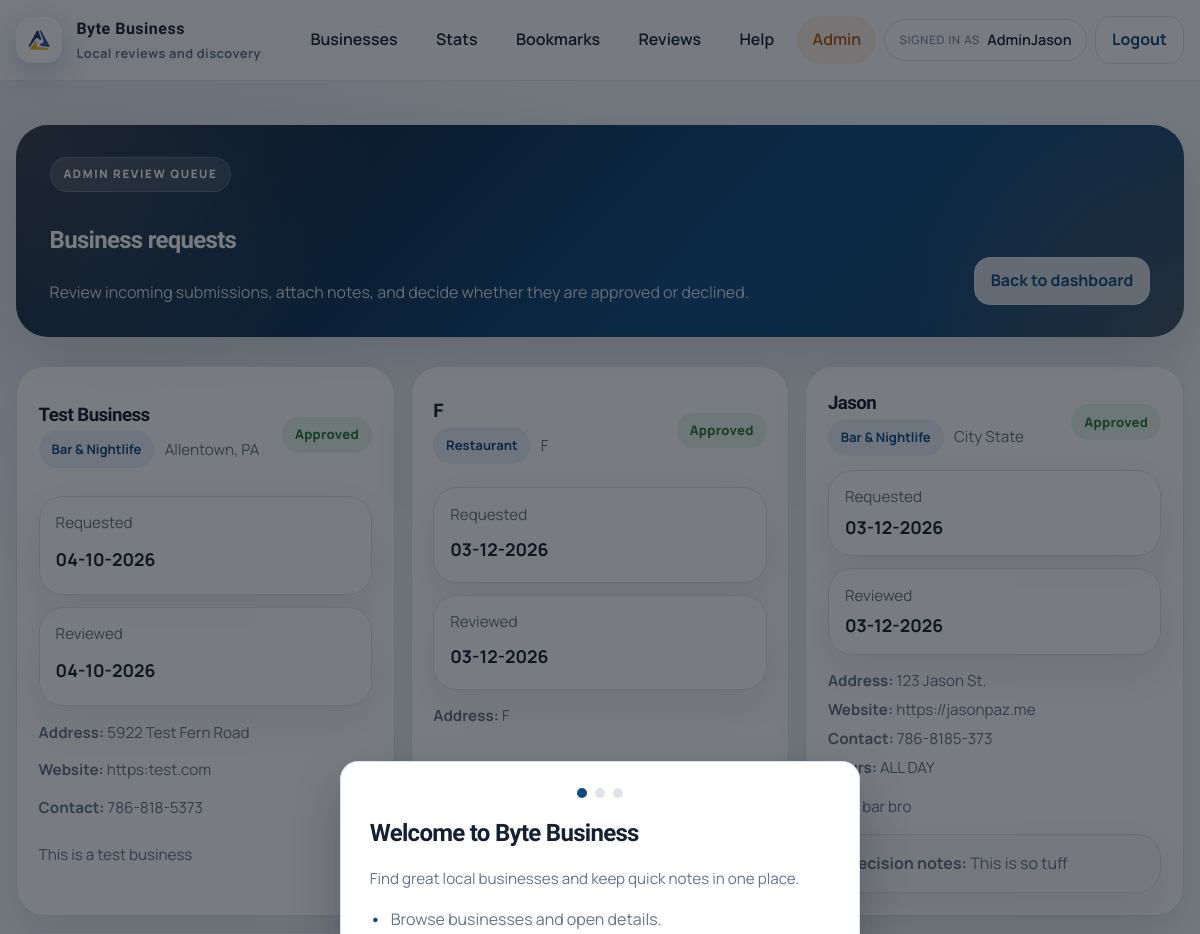
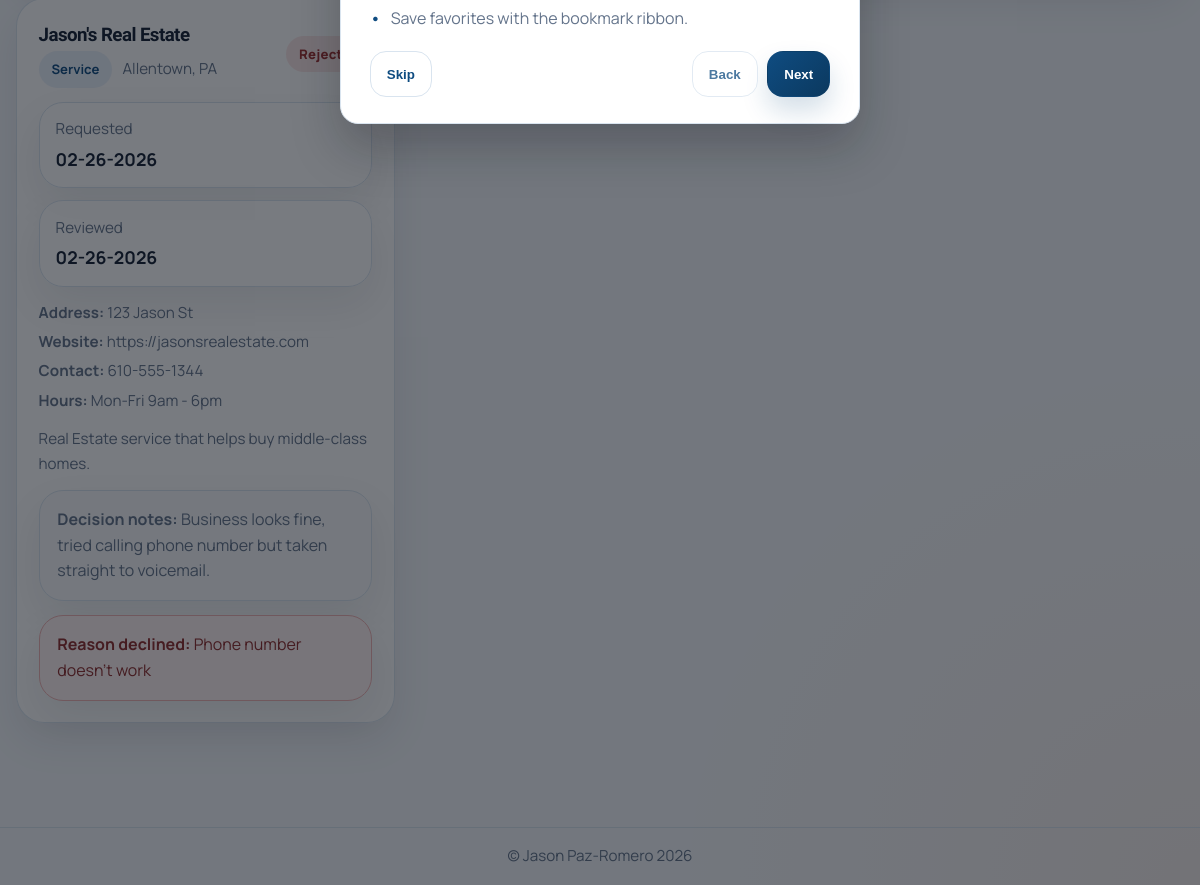
Page /business-requests/admin (signed in) on the committed database (2 pictures, top to bottom).
### app/models.py (models this page shows)
class User(db.Model, UserMixin):
    id = db.Column(db.Integer, primary_key=True)
    username = db.Column(db.String(150), unique=True, nullable=False)
    email = db.Column(db.String(150), unique=True, nullable=False)
    password = db.Column(db.String(256), nullable=False)
    created_at = db.Column(db.DateTime, default=datetime.utcnow)
    is_verified = db.Column(db.Boolean, default=False)
    verified_at = db.Column(db.DateTime, default=None)
    last_verification_email_sent_at = db.Column(db.DateTime, default=None)
    is_admin = db.Column(db.Boolean, default=False)
    is_active = db.Column(db.Boolean, default=True)
    bookmarks = db.relationship("BookMark", back_populates="user", cascade="all, delete-orphan")
    reviews = db.relationship("Review", back_populates="user", cascade="all, delete-orphan")
    redeemed_deals = db.relationship("RedeemDeal", back_populates="user", cascade="all, delete-orphan")
    business_requests = db.relationship("BusinessRequest", back_populates="user", cascade="all, delete-orphan")
    review_likes = db.relationship("ReviewLike", back_populates="user", cascade="all, delete-orphan")

class BusinessRequest(db.Model):
    id = db.Column(db.Integer, primary_key=True)
    user_id = db.Column(db.Integer, db.ForeignKey('user.id'), nullable=False)
    business_name = db.Column(db.String(200), nullable=False)
    location = db.Column(db.String(200), nullable=False)
    address = db.Column(db.String(300), nullable=False)
    category = db.Column(db.String(100), nullable=False)
    logo_url = db.Column(db.String(300), nullable=True)
    description = db.Column(db.Text, nullable=True)
    created_at = db.Column(db.DateTime, default=datetime.utcnow)
    website = db.Column(db.String(300), nullable=True)
    contact = db.Column(db.String(50), nullable=True)
    hours = db.Column(db.String(200), nullable=True)
    is_active = db.Column(db.Boolean, default=True)
    decision_notes = db.Column(db.Text, nullable=True)
    reviewed_at = db.Column(db.DateTime, default=None)
    reason_declined = db.Column(db.Text, nullable=True)
    user = db.relationship("User", back_populates="business_requests")

### app/admin_routes.py (the view)
@admin_bp.route("/business-requests/admin", methods=["GET"])
@login_required
def business_requests_admin():
    if not current_user.is_admin:
        flash("You do not have permission to view that page.", "error")
        return redirect(url_for("main.list_businesses"))
    requests = BusinessRequest.query.order_by(BusinessRequest.created_at.desc()).all()
    return render_template("business_requests.html", requests=requests)

### app/auth_routes.py (called while the page is built)
@login_manager.user_loader
def load_user(user_id):
    return User.query.get(int(user_id))

### app/templates/business_requests.html (shortened to what this page needs)
{% extends "base.html" %}
{% block content %}
<div class="page-shell admin-page">
  <div class="container">
    <section class="hero-panel hero-panel-compact fade-up">
      <div class="hero-panel-copy">
        <span class="section-kicker">Admin review queue</span>
        <h1>Business requests</h1>
        <p>Review incoming submissions, attach notes, and decide whether they are approved or declined.</p>
      </div>
      <div class="page-actions">
        <a class="button subtle" href="{{ url_for('admin.admin_dashboard') }}">Back to dashboard</a>
      </div>
    </section>
    <section class="section fade-up">
      {% if requests and requests|length > 0 %}
      <div class="surface-grid surface-grid--2">
        {% for req in requests %}
        {% set requested_on = req.created_at.strftime('%m-%d-%Y') if req.created_at else '—' %}
        {% set reviewed_on = req.reviewed_at.strftime('%m-%d-%Y') if req.reviewed_at else 'Not reviewed yet' %}
        {% set is_reviewed = (not req.is_active) and req.reviewed_at %}
        {% set is_rejected = is_reviewed and req.reason_declined %}
        {% set status_label = 'Pending' if req.is_active else ('Rejected' if is_rejected else 'Approved') %}
        {% set status_class = 'pending' if req.is_active else ('rejected' if is_rejected else 'approved') %}
        <article class="surface-card request-card-modern admin-request-card">
          <div class="toolbar-split">
            <div>
              <h3>{{ req.business_name }}</h3>
              <div class="business-meta">
                <span class="metric-chip">{{ req.category }}</span>
                <span class="muted">{{ req.location }}</span>
              </div>
            </div>
            <span class="status-pill {{ status_class }}">{{ status_label }}</span>
          </div>
          <div class="info-grid">
            <div class="stat">
              <span class="muted">Requested</span>
              <strong>{{ requested_on }}</strong>
            </div>
            <div class="stat">
              <span class="muted">Reviewed</span>
              <strong>{{ reviewed_on }}</strong>
            </div>
          </div>
          <div class="request-meta-list">
            <p class="muted"><strong>Address:</strong> {{ req.address }}</p>
            {% if req.website %}<p class="muted"><strong>Website:</strong> {{ req.website }}</p>{% endif %}
            {% if req.contact %}<p class="muted"><strong>Contact:</strong> {{ req.contact }}</p>{% endif %}
            {% if req.hours %}<p class="muted"><strong>Hours:</strong> {{ req.hours }}</p>{% endif %}
          </div>
          {% if req.description %}
          <p class="muted">{{ req.description }}</p>
          {% endif %}
          {% if req.decision_notes %}
          <div class="note"><strong>Decision notes:</strong> {{ req.decision_notes }}</div>
          {% endif %}
          {% if req.reason_declined %}
          <div class="note note-danger"><strong>Reason declined:</strong> {{ req.reason_declined }}</div>
          {% endif %}
        </article>
        {% endfor %}
      </div>
      {% else %}
      <div class="empty-state-modern">
        <h3>No pending requests</h3>
        <p class="muted">There are no business requests to review right now.</p>
      </div>
      {% endif %}
    </section>
  </div>
</div>
{% endblock %}

### app/templates/base.html (shortened to what this page needs)
<!doctype html>
<html lang="en">
<head>
  <link rel="stylesheet" href="{{ url_for('static', filename='styles.css') }}">
</head>
<body>
  <header class="site-header">
    <div class="container nav-shell">
      <a class="brand" href="{{ url_for('main.home') }}">
        <span class="brand-mark" aria-hidden="true">
          <img src="{{ url_for('static', filename='FBLA-Symbol.png') }}" alt="">
        </span>
        <span class="brand-copy">
          <span class="brand-name">Byte Business</span>
          <span class="brand-tagline">Local reviews and discovery</span>
        </span>
      </a>
      <nav class="nav-desktop" aria-label="Primary">
        {% if current_user.is_authenticated %}
        <a class="nav-link" href="{{ url_for('main.list_businesses') }}">Businesses</a>
        <a class="nav-link" href="{{ url_for('main.stats') }}">Stats</a>
        <a class="nav-link" href="{{ url_for('bookmarks.view_bookmarks') }}">Bookmarks</a>
        <a class="nav-link" href="{{ url_for('main.reviews') }}">Reviews</a>
        <a class="nav-link" href="{{ url_for('main.help') }}">Help</a>
        {% if current_user.is_admin %}
        <a class="nav-link nav-link-accent" href="{{ url_for('admin.admin_dashboard') }}">Admin</a>
        {% endif %}
        <div class="nav-user">
          <span class="nav-user-label">Signed in as</span>
          <span class="nav-user-name">{{ current_user.username }}</span>
        </div>
        <a class="button subtle" href="{{ url_for('auth.logout') }}">Logout</a>
        {% else %}
        <a class="nav-link" href="{{ url_for('main.home') }}">Home</a>
        <a class="nav-link" href="{{ url_for('main.list_businesses') }}">Businesses</a>
        <a class="nav-link" href="{{ url_for('auth.login') }}">Login</a>
        <a class="button" href="{{ url_for('auth.register') }}">Register</a>
        {% endif %}
      </nav>
    </div>
  </header>
  <main class="page">
    {% block content %}{% endblock %}
  </main>
  <div class="onboarding" data-onboarding hidden>
    <div class="onboarding-card" role="dialog" aria-modal="true" aria-labelledby="onboarding-title">
      <div class="onboarding-progress" aria-hidden="true">
        <span class="onboarding-dot is-active" data-dot></span>
        <span class="onboarding-dot" data-dot></span>
        <span class="onboarding-dot" data-dot></span>
      </div>
      <div class="onboarding-slide is-active" data-slide="0">
        <h2 id="onboarding-title">Welcome to Byte Business</h2>
        <p class="muted">Find great local businesses and keep quick notes in one place.</p>
        <ul class="list">
          <li>Browse businesses and open details.</li>
          <li>Save favorites with the bookmark ribbon.</li>
        </ul>
      </div>
      <div class="onboarding-actions">
        <button class="button subtle" type="button" data-skip>Skip</button>
        <div class="onboarding-nav">
          <button class="button subtle" type="button" data-back disabled>Back</button>
          <button class="button" type="button" data-next>Next</button>
        </div>
      </div>
    </div>
  </div>
  <footer class="site-footer">
    <div class="container footer-inner">
      <span>&copy; Jason Paz-Romero 2026</span>
    </div>
  </footer>
</body>
</html>

### rows in the picture
User: username "AdminJason"
BusinessRequest: business_name "Test Business", category "Bar & Nightlife", location "Allentown, PA", status_label "Approved", requested_on "04-10-2026", reviewed_on "04-10-2026", address "5922 Test Fern Road", website "https:test.com", contact "786-818-5373", description "This is a test business"
BusinessRequest: business_name "F", category "Restaurant", location "F", status_label "Approved", requested_on "03-12-2026", reviewed_on "03-12-2026", address "F"
BusinessRequest: business_name "Jason", category "Bar & Nightlife", location "City State", status_label "Approved", requested_on "03-12-2026", reviewed_on "03-12-2026", address "123 Jason St.", website "https://jasonpaz.me", contact "786-8185-373", hours "ALL DAY", description "It's a bar bro", decision_notes "This is so tuff"
BusinessRequest: business_name "Jason's Real Estate", category "Service", location "Allentown, PA", status_label "Rejected", requested_on "02-26-2026", reviewed_on "02-26-2026", address "123 Jason St", website "https://jasonsrealestate.com", contact "610-555-1344", hours "Mon-Fri 9am - 6pm", description "Real Estate service that helps buy middle-class homes.", decision_notes "Business looks fine, tried calling phone number but taken straight to voicemail.", reason_declined "Phone number doesn't work"
